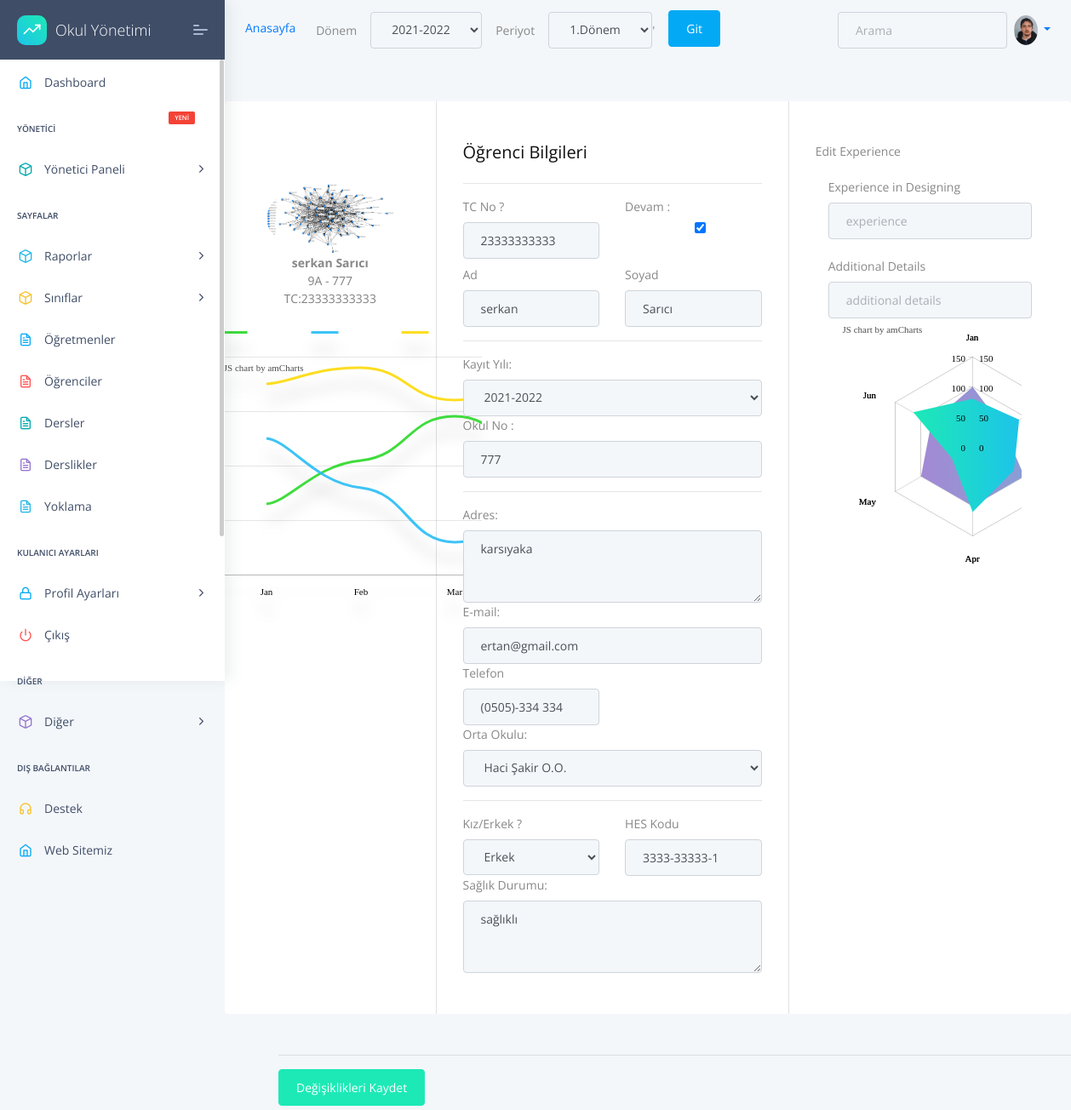
/student/update/1 (signed in), run on an earlier commit of the app's database.
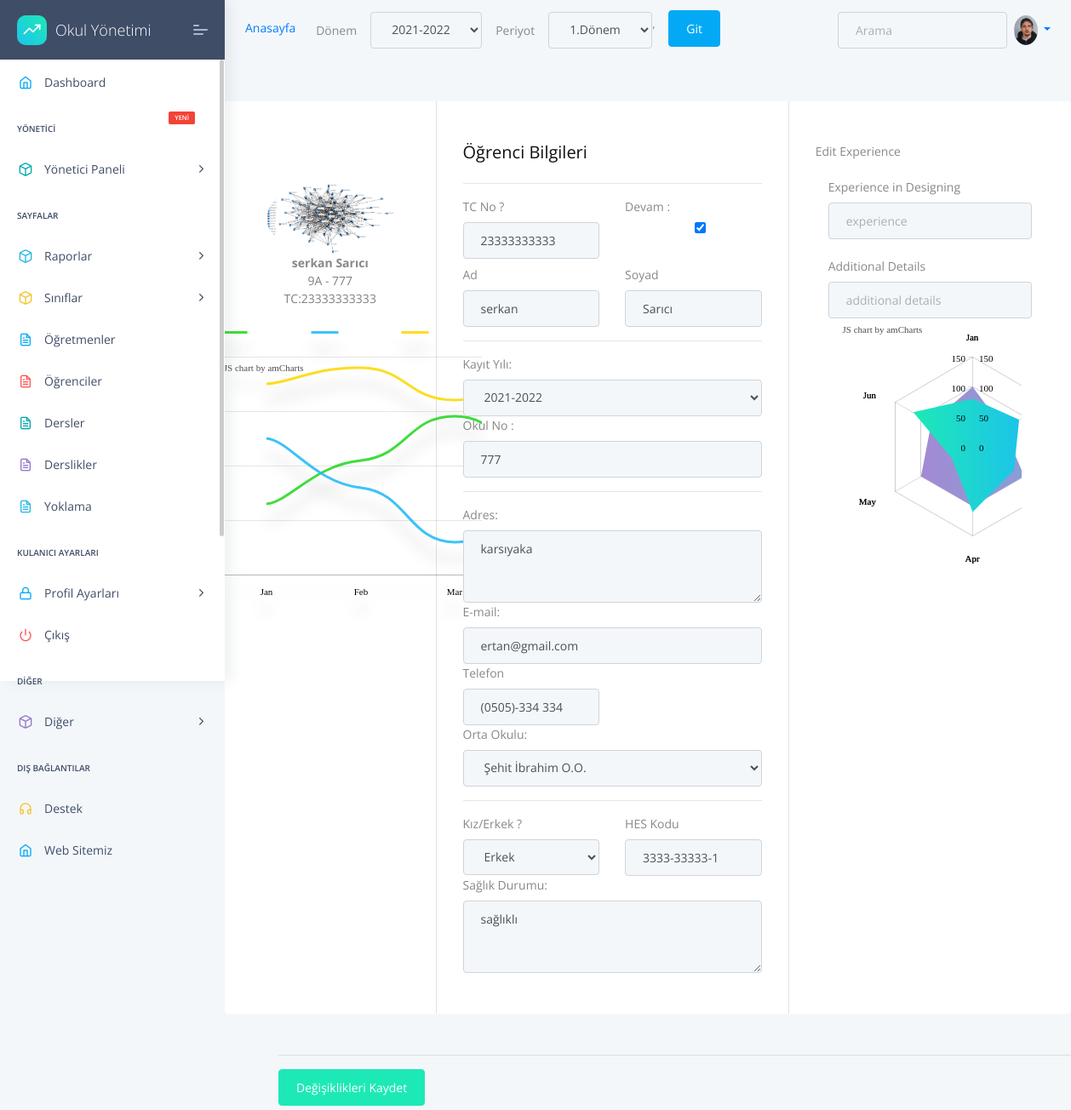
And on a later commit of the database.
### apps/home/models.py (models this page shows, shortened)
class Profil(models.Model):
    user=models.OneToOneField(User,on_delete=models.CASCADE,related_name="user")
    TC=models.CharField(max_length=11,unique=True,validators=[validateEven],blank=True,null=True)# regex eklenecek, validasyon yapilacak
    image=models.ImageField(upload_to="images/ogretmenler/",blank=True,null=True,default='images/person.png')
    job=models.ForeignKey(JobsTable,on_delete=models.CASCADE,unique=False,blank=True,null=True)
    phone=models.CharField(validators=[validatePhone], max_length=17, blank=True,default="05",null=True,unique=False) # regex eklenecek, validasyon yapilacak
    adress=models.TextField(max_length=100,unique=False,blank=True,null=True)
    isWorking=models.BooleanField(default=True,unique=False,blank=True,null=True)
    HESCode=models.CharField(max_length=12,unique=True,validators=[validateHesCode],blank=True,null=True)
    birthdate=models.DateField(("Doğum Tarihiniz"), auto_now=False, auto_now_add=False,unique=False,blank=True,null=True)
    sexualChoice=(('Kız','Kız'),
              ('Erkek','Erkek'),
              ('Diger','Diğer'),
    )
    gender=CharField(max_length=10 ,choices=sexualChoice,unique=False,blank=True,null=True)

class Session(models.Model):
    session=models.CharField(max_length=10,default="2021-2022",unique=True)
    active=models.BooleanField(default=False)
    def __str__(self):
      return self.session

### apps/student/models.py (models this page shows, shortened)
class Student(models.Model):
    firstName= models.CharField(max_length=20,default="",unique=False,null=True,blank=True,)
    lastName=models.CharField(max_length=20,unique=False,null=True,blank=True,)
    TC = models.CharField(max_length=11,unique=False,null=True,blank=True,validators=[validateEven])
    phone = models.CharField(validators=[validatePhone], max_length=17,default="0",unique=False,null=True,blank=True,)
    address=models.TextField(unique=False,null=True,blank=True,)
    status=models.BooleanField(unique=False,null=True,blank=True,)
    middleSchool=models.ForeignKey(MiddleSchool,on_delete=models.CASCADE)
    number=models.IntegerField(unique=False,null=True,blank=True,)
    session=models.ForeignKey(Session,on_delete=models.CASCADE)
    image=models.ImageField(upload_to="images/ogrenciler/",unique=False,null=True,blank=True,default='images/person.png')
    health=models.TextField(unique=False,null=True,blank=True,)
    HESCode=models.CharField(max_length=12,unique=False,null=True,blank=True,validators=[validateHesCode])
    birtdate=DateField(("Doğum Tarihiniz"), auto_now=False, auto_now_add=False,unique=False,null=True,blank=True,)
    email=models.EmailField()
    genders=(('Kız','Kız'),
              ('Erkek','Erkek'),
              ('Diger','Diğer'),
    )
    gender=CharField(max_length=10 ,choices=genders,unique=False,blank=True,null=True)
    class Meta:
        ordering = ('firstName',)

class StudentList(models.Model):
    className=models.ForeignKey(Classes,on_delete=models.CASCADE)
    session=models.ForeignKey(Session,on_delete=models.CASCADE)
    periods=models.ForeignKey(Period,on_delete=models.CASCADE)
    students=models.ManyToManyField(Student,blank=True)
    teachers=models.ManyToManyField(Profil,blank=True,verbose_name="Sınıf Öğretmeni",related_name='teacher')

### apps/classes/models.py (models this page shows, shortened)
class Classes(models.Model):
    className=models.ForeignKey(ClassNames,on_delete=models.CASCADE,default="")
    level=models.ForeignKey(ClassLevels,on_delete=models.CASCADE)
    def __str__(self):
        return self.level.level+self.className.name

class ClassLevels(models.Model):
    level=models.CharField(default="9",max_length=2,unique=True)

class ClassNames(models.Model):
    name=models.CharField(default="A",max_length=1,unique=True)
    class Meta:
        ordering = ('name',)

### apps/student/views.py (the view, shortened to what this page needs)
# urls.py: path('update/<int:pk>', views.studentUpdate, name='student-update'),
@login_required(login_url="/login/")
def studentUpdate(request,pk=None):
    sessionUpdate(request)
    session=Session.objects.get(active=True)
    period=Period.objects.get(active=True)
    try:
        student = Student.objects.get(id=pk)
        className = StudentList.objects.get(students=student,session=session,periods=period)
        student_form = StudentForm(request.POST,request.FILES, instance=student)
    except:
        context={
        'sessions':sessions,"periods":periods
        }
        return render(request, "student/std-Update.html", context)
    student_form = StudentForm(instance=student)
    context={
        'student':student,
        'className':className,
        'student_form':student_form,
        'media_url':settings.MEDIA_URL,
        'sessions':sessions,"periods":periods
        }
    return render(request, "student/std-Update.html", context)

### apps/templates/student/std-Update.html (shortened to what this page needs)
{% extends "layouts/base.html" %}
{% block content %}
<div class="container rounded bg-white mt-5 mb-5">
    <form action="" method="POST">
    <div class="row">
        <div class="col-md-3 border-right">
            <div class="d-flex flex-column align-items-center text-center p-3 py-5">
                <img class="rounded-circle mt-5" width="150px" src="{{media_url}}{{student.image}}">
                <span class="font-weight-bold">{{student.firstName}} {{student.lastName}}</span>
                <span class="text-black-50">{{className.className}} - {{student.number}}</span>
                <span class="text-black-50">TC:{{student.TC}}</span>
                <div class="d-flex flex-column align-items-center text-center ">
                    <div id="line-chart1" class="ChartShadow" style="width:50%; overflow: hidden; text-align: left;">
                        <div class="amcharts-main-div" style="position: relative; width: 100%; height: 100%;">
                            <div class="amChartsLegend amcharts-legend-div" style="overflow: hidden; position: relative; text-align: left; width: 712px; height: 48px; cursor: default;">
                                            </div>
                                            <div class="amcharts-chart-div" style="overflow: hidden; position: relative; text-align: left; width: 712px; height: 302px; padding: 0px; cursor: default; touch-action: none;">
                                                <svg version="1.1" style="position: absolute; width: 712px; height: 302px; top: 0.400024px; left: -0.137512px;">
                                                                            <g><g transform="translate(48,10)" visibility="visible"><text y="6" fill="#000000" font-family="Verdana" font-size="11px" opacity="1" text-anchor="middle" transform="translate(55,273.5)"><tspan y="6" x="0">Jan</tspan></text><text y="6" fill="#000000" font-family="Verdana" font-size="11px" opacity="1" text-anchor="middle" transform="translate(166,273.5)"><tspan y="6" x="0">Feb</tspan></text><text y="6" fill="#000000" font-family="Verdana" font-size="11px" opacity="1" text-anchor="middle" transform="translate(276,273.5)"><tspan y="6" x="0">Mar</tspan></text></g></g></svg><a href="http://www.amcharts.com/javascript-charts/" title="JavaScript charts" style="position: absolute; text-decoration: none; color: rgb(0, 0, 0); font-family: Verdana; font-size: 11px; opacity: 0.7; display: block; left: 53px; top: 15px;">JS chart by amCharts</a></div></div></div>
                </div>
            </div>
        </div>
        <div class="col-md-5 border-right">
            <div class="p-3 py-5">
                <div class="d-flex justify-content-between align-items-center mb-3">
                    <h4 class="text-right">Öğrenci Bilgileri</h4>
                </div>
                <hr>
                <div class="row mt-2">
                    <div class="col-md-6"><label class="labels">TC No ? </label>{{student_form.TC}}</div>
                    <div class="col-md-6"><label class="labels"> Devam : </label>{{student_form.status}}</div>
                </div>
                <div class="row mt-2">
                    <div class="col-md-6"><label class="labels">Ad</label>{{student_form.firstName}}</div>
                    <div class="col-md-6"><label class="labels">Soyad</label>{{student_form.lastName}}</div>
                </div>
                <hr>
                <div class="row mt-2">
                    <div class="col-md-12"><label class="labels">Kayıt Yılı:</label>{{student_form.session}}</div>
                    <div class="col-md-12"><label class="labels">Okul No :</label>{{student_form.number}}</div>
                </div>
                <hr>
                <div class="row mt-3">
                    <div class="col-md-12"><label class="labels">Adres:</label>{{student_form.address}}</div>
                    <div class="col-md-12"><label class="labels">E-mail:</label>{{student_form.email}}</div>
                    <div class="col-md-6"><label class="labels">Telefon </label>{{student_form.phone}}</div>
                    <div class="col-md-12"><label class="labels">Orta Okulu:</label>{{student_form.middleSchool}}</div>
                </div>
                <hr>
                <div class="row mt-3">
                    <div class="col-md-6"><label class="labels">Kız/Erkek ? </label>{{student_form.gender}}</div>
                    <div class="col-md-6"><label class="labels">HES Kodu</label>{{student_form.HESCode}}</div>
                    <div class="col-md-12"><label class="labels">Sağlık Durumu:</label>{{student_form.health}}</div>
                </div>
            </div>
        </div>
        <div class="col-md-4">
            <div class="p-3 py-5">
                <div class="d-flex justify-content-between align-items-center experience"><span>Edit Experience</span></div><br>
                <div class="col-md-12"><label class="labels">Experience in Designing</label><input type="text" class="form-control" placeholder="experience" value=""></div> <br>
                <div class="col-md-12"><label class="labels">Additional Details</label><input type="text" class="form-control" placeholder="additional details" value=""></div>
                <div class="d-flex flex-column align-items-center text-center">
                    <div id="sales-render" style="width: 80%; overflow: hidden; text-align: left;"><div class="amcharts-main-div" style="position: relative;"><div class="amcharts-chart-div" style="overflow: hidden; position: relative; text-align: left; width: 316px; height: 300px; padding: 0px; touch-action: auto;"><svg version="1.1" style="position: absolute; width: 316px; height: 300px; top: -0.199707px; left: -0.275024px;"><g><g transform="translate(158,150)" visibility="visible"><text y="6" fill="#000000" font-family="Verdana" font-size="11px" opacity="1" text-anchor="middle" transform="translate(0,-130)"><tspan y="6" x="0">Jan</tspan></text><text y="6" fill="#000000" font-family="Verdana" font-size="11px" opacity="1" text-anchor="middle" transform="translate(0,130)"><tspan y="6" x="0">Apr</tspan></text><text y="6" fill="#000000" font-family="Verdana" font-size="11px" opacity="1" text-anchor="end" transform="translate(-113,63)"><tspan y="6" x="0">May</tspan></text><text y="6" fill="#000000" font-family="Verdana" font-size="11px" opacity="1" text-anchor="end" transform="translate(-113,-62)"><tspan y="6" x="0">Jun</tspan></text></g><g transform="translate(158,150)" visibility="visible"><text y="6" fill="#000000" font-family="Verdana" font-size="11px" opacity="1" text-anchor="middle" transform="translate(0,-130)"><tspan y="6" x="0">Jan</tspan></text><text y="6" fill="#000000" font-family="Verdana" font-size="11px" opacity="1" text-anchor="middle" transform="translate(0,130)"><tspan y="6" x="0">Apr</tspan></text><text y="6" fill="#000000" font-family="Verdana" font-size="11px" opacity="1" text-anchor="end" transform="translate(-113,63)"><tspan y="6" x="0">May</tspan></text><text y="6" fill="#000000" font-family="Verdana" font-size="11px" opacity="1" text-anchor="end" transform="translate(-113,-62)"><tspan y="6" x="0">Jun</tspan></text></g></g><g><g transform="translate(158,150)" visibility="visible"><text y="6" fill="#000000" font-family="Verdana" font-size="11px" opacity="1" text-anchor="end" transform="translate(-8,0)"><tspan y="6" x="0">0</tspan></text><text y="6" fill="#000000" font-family="Verdana" font-size="11px" opacity="1" text-anchor="end" transform="translate(-8,-35)"><tspan y="6" x="0">50</tspan></text><text y="6" fill="#000000" font-family="Verdana" font-size="11px" opacity="1" text-anchor="end" transform="translate(-8,-70)"><tspan y="6" x="0">100</tspan></text><text y="6" fill="#000000" font-family="Verdana" font-size="11px" opacity="1" text-anchor="end" transform="translate(-8,-105)"><tspan y="6" x="0">150</tspan></text></g><g transform="translate(158,150)" visibility="visible"><text y="6" fill="#000000" font-family="Verdana" font-size="11px" opacity="1" text-anchor="start" transform="translate(8,0)"><tspan y="6" x="0">0</tspan></text><text y="6" fill="#000000" font-family="Verdana" font-size="11px" opacity="1" text-anchor="start" transform="translate(8,-35)"><tspan y="6" x="0">50</tspan></text><text y="6" fill="#000000" font-family="Verdana" font-size="11px" opacity="1" text-anchor="start" transform="translate(8,-70)"><tspan y="6" x="0">100</tspan></text><text y="6" fill="#000000" font-family="Verdana" font-size="11px" opacity="1" text-anchor="start" transform="translate(8,-105)"><tspan y="6" x="0">150</tspan></text></g></g></svg><a href="http://www.amcharts.com/javascript-charts/" title="JavaScript charts" style="position: absolute; text-decoration: none; color: rgb(0, 0, 0); font-family: Verdana; font-size: 11px; opacity: 0.7; display: block; left: 5px; top: 5px;">JS chart by amCharts</a></div></div></div>
                </div>
            </div>
        </div>
    </div>
</div>
</div>
<div class="col-md-12 mx-5">
    <hr>
    <button type="submit" class="btn btn-success">Değişiklikleri Kaydet</button>
</div>
</div>
{% endblock content %}

### apps/templates/includes/navigation.html (shortened to what this page needs)
<nav  class="navbar navbar-expand-lg ">
  <div class="collapse navbar-collapse ">
  <div class="collapse navbar-collapse" id="navbarsExample03">
    <ul class="navbar-nav mr-auto">
      <li class="text-black">
        <a class="nav-link" href="#">Anasayfa<span class="sr-only">(current)</span></a>
      </li>
      <form class="form-inline my-2 my-md-0"  method="GET" >
      <li class="text-black align-middle mx-3">
        <label for="session">Dönem</label>
      </li>
      <li class="nav-item select">
        <select id="sessionID" class="form-control" name="sessionID">-->
          {% for session in sessions %}
          <option value="{{ session }}">{{ session }}</option>
          {% endfor %}
        </select>
      </li>
      <li class="text-black mx-3">
        <label for="session">Periyot</label>
      </li>
      <li class="nav-item select">
        <select id="periodID" class="form-control" name="periodID">-->
          {% for period in periods %}
          <option value="{{ period }}">{{ period }}</option>
          {% endfor %}
        </select>
      </li>'
      <button  type="submit" class="btn btn-primary mx-3" >Git</button></a>
    </form>
    </ul>
    <form class="form-inline my-2 my-md-0">
      <input class="form-control" type="text" placeholder="Arama">
    </form>
    <ul class="nav navbar-nav navbar-right">
      <li class="nav-item dropdown">
      <a class="nav-link dropdown-toggle" href="" id="dropdown01" data-toggle="dropdown" aria-haspopup="true" aria-expanded="false">
      {% if user.user.image.ogretmenler %}
      <img
        src="/media/{{user.user.image.ogretmenler}}"
        class="rounded-circle z-depth-0"
        alt="avatar image"
        height="35"
      />
      {% else %}
      <img
        src="/media/{{user.user.image}}"
        class="rounded-circle z-depth-0"
        alt="avatar image"
        height="35"
      >
      {% endif %}
      </a>
      </li>
    </ul>
  </div>
</div>
</nav>

What changed in the data, as far as the page shows it:
changed Student "serkan": middleSchool "Haci Şakir O.O." → "Şehit İbrahim O.O."
